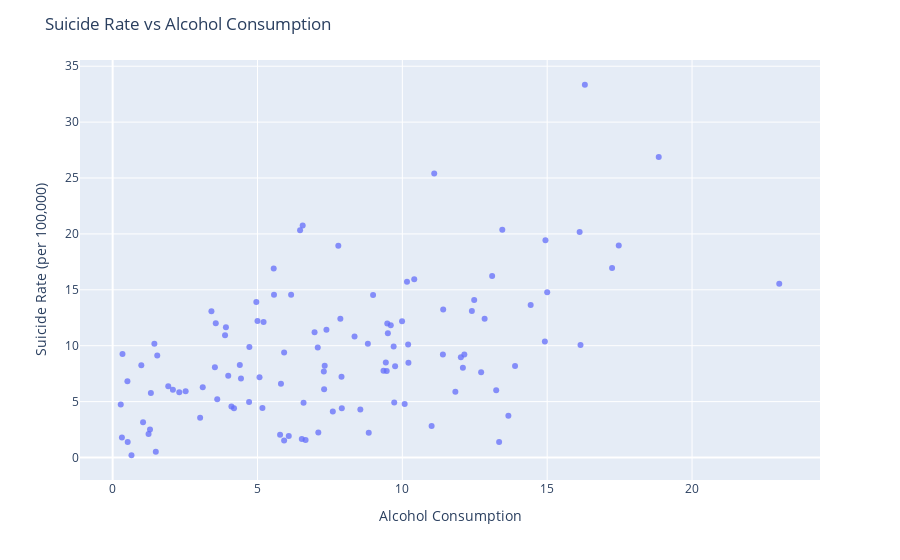

Notebook code for this chart:
### Code cell
# Suicide Rate vs Alcohol Consumption
# Interactive Scatter Plot
fig1 = px.scatter(alcohol_life_df, x='consumption', y='suiciderate',
                 hover_data=['country'], opacity=0.75)
fig1.update_layout(title="Suicide Rate vs Alcohol Consumption", 
                  xaxis_title="Alcohol Consumption", 
                  yaxis_title="Suicide Rate (per 100,000)")
fig1.show()

### Figure 1 — Plotly figure (JSON) as saved in the notebook; plotly's stock layout.template omitted (floating-point values rounded to 4 significant figures)
{"data": [{"customdata": [["Denmark"], ["Switzerland"], ["Iceland"], ["Norway"], ["Finland"], ["Canada"], ["Netherlands"], ["New Zealand"], ["Australia"], ["Sweden"], ["Israel"], ["Austria"], ["United States"], ["Costa Rica"], ["Germany"], ["Brazil"], ["Belgium"], ["Ireland"], ["Luxembourg"], ["Mexico"], ["Singapore"], ["United Kingdom"], ["Chile"], ["Panama"], ["Argentina"], ["Czech Republic"], ["United Arab Emirates"], ["Uruguay"], ["Malta"], ["Colombia"], ["France"], ["Thailand"], ["Qatar"], ["Spain"], ["Guatemala"], ["Suriname"], ["Bahrain"], ["Trinidad and Tobago"], ["Venezuela"], ["Slovakia"], ["El Salvador"], ["Nicaragua"], ["Uzbekistan"], ["Italy"], ["Ecuador"], ["Belize"], ["Japan"], ["Kazakhstan"], ["Moldova"], ["Russian Federation"], ["Poland"], ["South Korea"], ["Bolivia"], ["Lithuania"], ["Belarus"], ["Slovenia"], ["Peru"], ["Turkmenistan"], ["Mauritius"], ["Latvia"], ["Cyprus"], ["Paraguay"], ["Romania"], ["Estonia"], ["Jamaica"], ["Croatia"], ["Turkey"], ["Jordan"], ["Azerbaijan"], ["Philippines"], ["China"], ["Kyrgyzstan"], ["Serbia"], ["Bosnia and Herzegovina"], ["Montenegro"], ["Dominican Republic"], ["Morocco"], ["Hungary"], ["Lebanon"], ["Portugal"], ["Macedonia"], ["Vietnam"], ["Tunisia"], ["Greece"], ["Mongolia"], ["Nigeria"], ["Honduras"], ["Zambia"], ["Albania"], ["Sierra Leone"], ["Namibia"], ["Cameroon"], ["South Africa"], ["Egypt"], ["Armenia"], ["Kenya"], ["Ukraine"], ["Ghana"], ["Dem. Rep. Congo"], ["Georgia"], ["Rep. Congo"], ["Senegal"], ["Bulgaria"], ["Zimbabwe"], ["Malawi"], ["Gabon"], ["Mali"], ["Haiti"], ["Botswana"], ["Comoros"], ["Cote d'Ivoire"], ["Cambodia"], ["Angola"], ["Niger"], ["Chad"], ["Burkina Faso"], ["Madagascar"], ["Tanzania"], ["Liberia"], ["Benin"], ["Togo"], ["Syria"]], "hovertemplate": "consumption=%{x}<br>suiciderate=%{y}<br>country=%{customdata[0]}<extra></extra>", "legendgroup": "", "marker": {"color": "#636efa", "opacity": 0.75, "symbol": "circle"}, "mode": "markers", "name": "", "orientation": "v", "showlegend": false, "type": "scatter", "x": [12.02, 11.41, 7.38, 8.35, 13.1, 10.2, 9.75, 9.99, 10.21, 9.5, 2.52, 12.4, 9.7, 5.81, 12.14, 10.08, 10.41, 14.92, 12.84, 8.55, 1.54, 13.24, 8.81, 7.3, 9.35, null, 0.52, 8.99, 4.1, 6.59, 12.48, 7.08, 1.29, 11.83, 7.1, 6.56, 4.19, 6.16, 7.6, null, 3.99, 5.21, 3.61, 9.72, 9.43, 5.92, 7.79, 11.1, 23.01, null, 14.43, null, 5.78, 16.3, 18.85, 14.94, 6.53, 5, 3.53, 13.45, 8.84, 7.91, 16.15, 17.24, 5.17, 15, 3.02, 0.65, 13.34, 6.08, 5.56, 4.72, null, 9.6, null, null, 1.24, 16.12, 2.3, 13.89, null, 3.91, 1.05, 11.01, 3.41, 12.72, 4.43, 3.56, 7.29, 9.48, 12.09, 7.9, 10.16, 0.32, 13.66, 3.88, 17.47, 3.11, null, 6.66, null, 0.51, 11.4, 4.96, 1.44, 9.46, 0.99, 5.92, 6.97, 0.28, 6.47, 4.71, 5.57, 0.34, 4.39, 7.32, 1.32, 7.86, 5.07, 2.08, 1.92, 1.49], "xaxis": "x", "y": [8.973, 13.24, 11.43, 10.82, 16.23, 10.1, 8.164, 12.18, 8.47, 11.12, 5.932, 13.09, 9.927, 6.597, 9.211, 4.777, 15.95, 10.37, 12.41, 4.289, 9.128, 6.015, 10.17, 6.105, 7.766, null, 1.393, 14.54, 4.551, 4.908, 14.09, 9.847, 2.516, 5.888, 2.235, 20.75, 4.415, 14.55, 4.12, null, 7.305, 12.12, 5.214, 4.93, 8.505, 9.389, 18.95, 25.4, 15.54, null, 13.64, null, 2.034, 33.34, 26.87, 19.42, 1.659, 12.22, 8.082, 20.37, 2.206, 4.41, 10.06, 16.96, 4.418, 14.78, 3.563, 0.2014, 1.381, 1.922, 16.91, 9.875, null, 11.84, null, null, 2.109, 20.16, 5.838, 8.188, null, 11.65, 3.147, 2.817, 13.09, 7.631, 7.06, 12.02, 7.699, 11.98, 8.022, 7.214, 15.71, 1.8, 3.742, 10.94, 18.95, 6.289, null, 1.574, null, 6.811, 9.217, 13.91, 10.17, 7.745, 8.263, 1.519, 11.21, 4.751, 20.32, 4.961, 14.55, 9.258, 8.283, 8.204, 5.767, 12.41, 7.185, 6.058, 6.37, 0.5235], "yaxis": "y"}], "layout": {"legend": {"tracegroupgap": 0}, "margin": {"t": 60}, "title": {"text": "Suicide Rate vs Alcohol Consumption"}, "xaxis": {"anchor": "y", "domain": [0, 1], "title": {"text": "Alcohol Consumption"}}, "yaxis": {"anchor": "x", "domain": [0, 1], "title": {"text": "Suicide Rate (per 100,000)"}}}}
